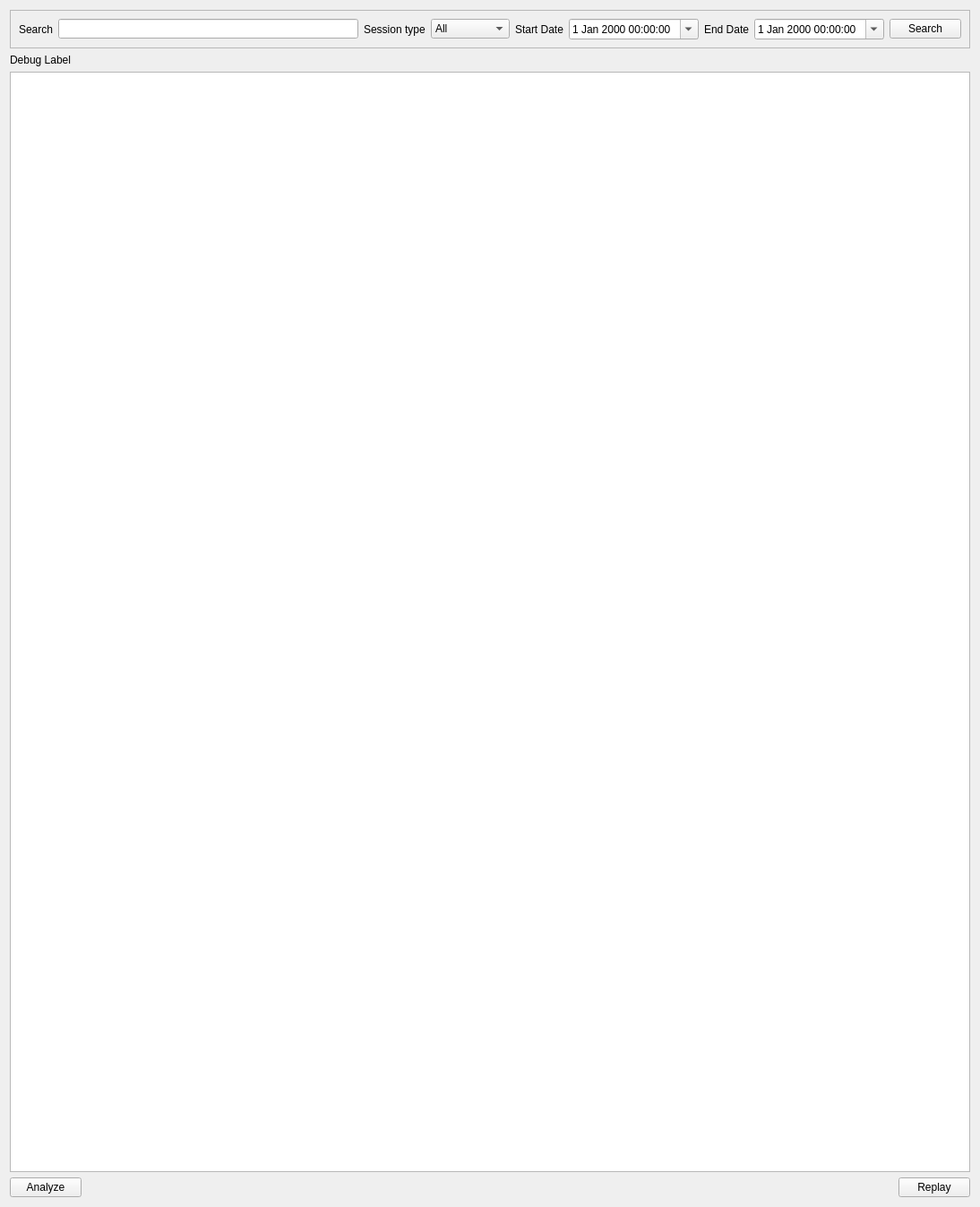
<?xml version="1.0" encoding="UTF-8"?>
<ui version="4.0">
 <class>Form</class>
 <widget class="QWidget" name="Form">
  <property name="geometry">
   <rect>
    <x>0</x>
    <y>0</y>
    <width>1094</width>
    <height>1347</height>
   </rect>
  </property>
  <property name="windowTitle">
   <string>Form</string>
  </property>
  <layout class="QGridLayout" name="gridLayout">
   <item row="0" column="0">
    <widget class="QFrame" name="frameControls">
     <property name="frameShape">
      <enum>QFrame::StyledPanel</enum>
     </property>
     <property name="frameShadow">
      <enum>QFrame::Raised</enum>
     </property>
     <layout class="QHBoxLayout" name="horizontalLayout">
      <item>
       <widget class="QLabel" name="label_5">
        <property name="text">
         <string>Search</string>
        </property>
       </widget>
      </item>
      
      <item>
       <widget class="QLineEdit" name="txtSearch"/>
      </item>
      <item>
       <widget class="QLabel" name="lblSessionType">
        <property name="text">
         <string>Session type</string>
        </property>
       </widget>
      </item>
      <item>
       <widget class="QComboBox" name="cboSessionType">
        <property name="sizePolicy">
         <sizepolicy hsizetype="Minimum" vsizetype="Fixed">
          <horstretch>0</horstretch>
          <verstretch>0</verstretch>
         </sizepolicy>
        </property>
        <item>
         <property name="text">
          <string>All</string>
         </property>
        </item>
        <item>
         <property name="text">
          <string>Diagnostic</string>
         </property>
        </item>
        <item>
         <property name="text">
          <string>Shot</string>
         </property>
        </item>
       </widget>
      </item>
      <item>
       <widget class="QLabel" name="label_2">
        <property name="text">
         <string>Start Date</string>
        </property>
       </widget>
      </item>
      <item>
       <widget class="QDateTimeEdit" name="dtStartTime">
        <property name="calendarPopup">
         <bool>true</bool>
        </property>
       </widget>
      </item>
      <item>
       <widget class="QLabel" name="label_3">
        <property name="text">
         <string>End Date</string>
        </property>
       </widget>
      </item>
      <item>
       <widget class="QDateTimeEdit" name="dtEndTime">
        <property name="calendarPopup">
         <bool>true</bool>
        </property>
       </widget>
      </item>
      <item>
       <widget class="QPushButton" name="btnSearch">
        <property name="text">
         <string>Search</string>
        </property>
       </widget>
      </item>
     </layout>
    </widget>
   </item>
   <item row="1" column="0">
       <widget class="QLabel" name="debugLabel">
        <property name="text">
         <string>Debug Label</string>
        </property>
       </widget>
      </item>
   <item row="2" column="0">
    <widget class="QTableView" name="tableViewData"/>
   </item>
   
   <item row="3" column="0">
    <layout class="QHBoxLayout" name="horizontalLayout_2">
     <item>
      <widget class="QPushButton" name="btnAnalyze">
       <property name="text">
        <string>Analyze</string>
       </property>
      </widget>
     </item>
     <item>
      <spacer name="horizontalSpacer">
       <property name="orientation">
        <enum>Qt::Horizontal</enum>
       </property>
       <property name="sizeHint" stdset="0">
        <size>
         <width>40</width>
         <height>20</height>
        </size>
       </property>
      </spacer>
     </item>
     <item>
      <widget class="QPushButton" name="btnReplay">
       <property name="text">
        <string>Replay</string>
       </property>
      </widget>
     </item>
    </layout>
   </item>
  </layout>
 </widget>
 <resources/>
 <connections/>
</ui>
